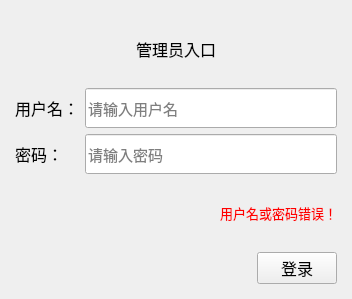
<?xml version="1.0" encoding="UTF-8"?>
<ui version="4.0">
 <class>Admin</class>
 <widget class="QWidget" name="Admin">
  <property name="geometry">
   <rect>
    <x>0</x>
    <y>0</y>
    <width>352</width>
    <height>299</height>
   </rect>
  </property>
  <property name="windowTitle">
   <string>Form</string>
  </property>
  <layout class="QVBoxLayout" name="verticalLayout">
   <property name="leftMargin">
    <number>15</number>
   </property>
   <property name="topMargin">
    <number>15</number>
   </property>
   <property name="rightMargin">
    <number>15</number>
   </property>
   <property name="bottomMargin">
    <number>15</number>
   </property>
   <item>
    <widget class="QLabel" name="label_4">
     <property name="font">
      <font>
       <family>微软雅黑</family>
       <pointsize>12</pointsize>
      </font>
     </property>
     <property name="layoutDirection">
      <enum>Qt::LeftToRight</enum>
     </property>
     <property name="styleSheet">
      <string notr="true">color: rgb(0, 0, 0);</string>
     </property>
     <property name="text">
      <string>管理员入口</string>
     </property>
     <property name="alignment">
      <set>Qt::AlignCenter</set>
     </property>
    </widget>
   </item>
   <item>
    <layout class="QGridLayout" name="gridLayout">
     <property name="spacing">
      <number>6</number>
     </property>
     <item row="0" column="0">
      <widget class="QLabel" name="label">
       <property name="minimumSize">
        <size>
         <width>0</width>
         <height>40</height>
        </size>
       </property>
       <property name="maximumSize">
        <size>
         <width>16777215</width>
         <height>40</height>
        </size>
       </property>
       <property name="font">
        <font>
         <family>微软雅黑</family>
         <pointsize>12</pointsize>
        </font>
       </property>
       <property name="text">
        <string>用户名：</string>
       </property>
      </widget>
     </item>
     <item row="0" column="1">
      <widget class="QLineEdit" name="lineEdit">
       <property name="minimumSize">
        <size>
         <width>0</width>
         <height>40</height>
        </size>
       </property>
       <property name="maximumSize">
        <size>
         <width>16777215</width>
         <height>40</height>
        </size>
       </property>
       <property name="font">
        <font>
         <pointsize>11</pointsize>
        </font>
       </property>
       <property name="placeholderText">
        <string>请输入用户名</string>
       </property>
      </widget>
     </item>
     <item row="1" column="0">
      <widget class="QLabel" name="label_2">
       <property name="minimumSize">
        <size>
         <width>0</width>
         <height>40</height>
        </size>
       </property>
       <property name="maximumSize">
        <size>
         <width>16777215</width>
         <height>40</height>
        </size>
       </property>
       <property name="font">
        <font>
         <family>微软雅黑</family>
         <pointsize>12</pointsize>
        </font>
       </property>
       <property name="text">
        <string>密码：</string>
       </property>
      </widget>
     </item>
     <item row="1" column="1">
      <widget class="QLineEdit" name="lineEdit_2">
       <property name="minimumSize">
        <size>
         <width>0</width>
         <height>40</height>
        </size>
       </property>
       <property name="maximumSize">
        <size>
         <width>16777215</width>
         <height>40</height>
        </size>
       </property>
       <property name="font">
        <font>
         <pointsize>11</pointsize>
        </font>
       </property>
       <property name="text">
        <string/>
       </property>
       <property name="echoMode">
        <enum>QLineEdit::Password</enum>
       </property>
       <property name="placeholderText">
        <string>请输入密码</string>
       </property>
      </widget>
     </item>
    </layout>
   </item>
   <item>
    <widget class="QLabel" name="label_3">
     <property name="font">
      <font>
       <family>微软雅黑</family>
       <pointsize>10</pointsize>
      </font>
     </property>
     <property name="layoutDirection">
      <enum>Qt::LeftToRight</enum>
     </property>
     <property name="styleSheet">
      <string notr="true">color: rgb(255, 0, 0);</string>
     </property>
     <property name="text">
      <string>用户名或密码错误！</string>
     </property>
     <property name="alignment">
      <set>Qt::AlignRight|Qt::AlignTrailing|Qt::AlignVCenter</set>
     </property>
    </widget>
   </item>
   <item>
    <layout class="QHBoxLayout" name="horizontalLayout">
     <item>
      <spacer name="horizontalSpacer">
       <property name="orientation">
        <enum>Qt::Horizontal</enum>
       </property>
       <property name="sizeHint" stdset="0">
        <size>
         <width>40</width>
         <height>20</height>
        </size>
       </property>
      </spacer>
     </item>
     <item>
      <widget class="QPushButton" name="pushButton">
       <property name="font">
        <font>
         <family>微软雅黑</family>
         <pointsize>12</pointsize>
        </font>
       </property>
       <property name="text">
        <string>登录</string>
       </property>
      </widget>
     </item>
    </layout>
   </item>
  </layout>
 </widget>
 <resources/>
 <connections/>
</ui>
